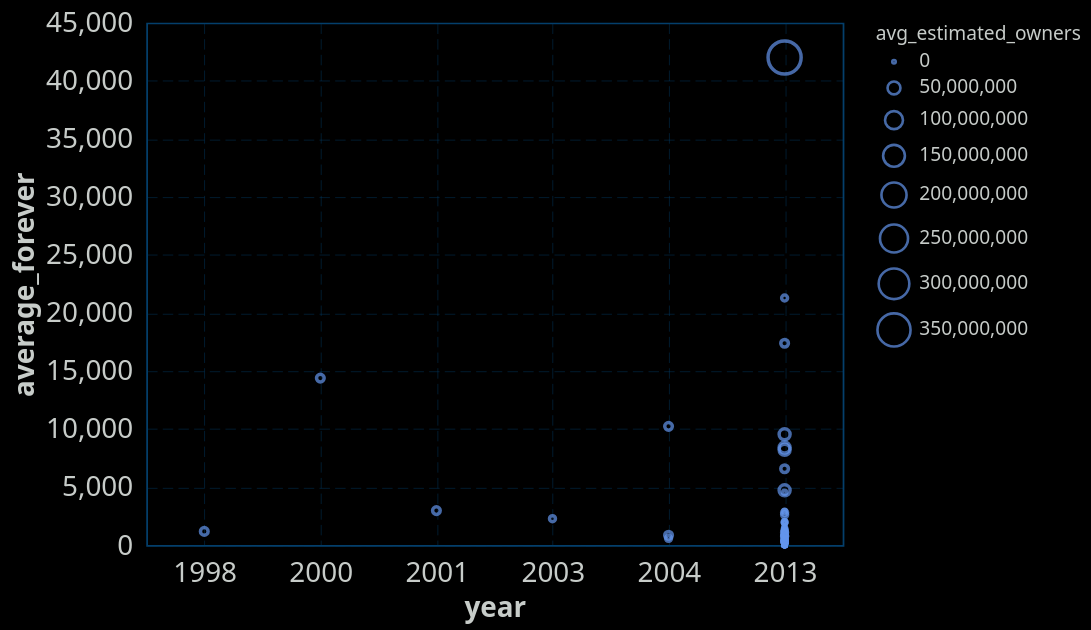

The specification (Vega-Lite) saved for this image:
### Vega-Lite specification from a JSON file in a GitHub repository (floating-point values rounded to 4 significant figures; data arrays with more than 128 entries replaced by an {"elided": "..."} marker saying what was removed)
{"config": {"view": {"continuousWidth": 400, "continuousHeight": 300, "stroke": "#043f6b", "strokeWidth": 1}, "background": "#000000", "mark": {"color": "#6495ED"}, "arc": {"fill": "#6495ED"}, "area": {"fill": "#6495ED", "line": true, "fillOpacity": 0.1}, "line": {"stroke": "#6495ED", "strokeWidth": 2}, "path": {"stroke": "#6495ED"}, "rect": {"fill": "#6495ED"}, "shape": {"stroke": "#6495ED"}, "symbol": {"fill": "#6495ED"}, "title": {"color": "#C7CCC9", "anchor": "start", "dy": -15, "fontSize": 16, "font": "IBM Plex Sans,system-ui,-apple-system,BlinkMacSystemFont,\".sfnstext-regular\",sans-serif", "fontWeight": 600}, "axisBand": {"grid": false}, "axis": {"labelColor": "#C7CCC9", "labelFontSize": 16, "labelFont": "IBM Plex Sans Condensed, system-ui, -apple-system, BlinkMacSystemFont, \".SFNSText-Regular\", sans-serif", "labelFontWeight": 400, "titleColor": "#C7CCC9", "titleFontWeight": 600, "titleFontSize": 16, "grid": true, "gridColor": "#043f6b", "labelAngle": 0, "domainColor": null, "tickColor": null, "labelPadding": 2, "tickSize": 6, "tickWidth": 0.5, "gridOpacity": 1, "gridZ": 1}, "axisX": {"gridDash": [6, 3], "gridWidth": 0.25, "gridColor": "#043f6b", "labelAngle": 0}, "axisY": {"gridDash": [6, 3], "gridWidth": 0.25, "gridColor": "#043f6b"}, "layer": {"grid": 1, "mark": 0}, "legend": {"labelFontSize": 11, "padding": 1, "symbolType": "square", "labelColor": "#C7CCC9", "titleColor": "#C7CCC9"}, "style": {"guide-label": {"font": "IBM Plex Sans,system-ui,-apple-system,BlinkMacSystemFont,\".sfnstext-regular\",sans-serif", "fill": "#C7CCC9", "fontWeight": 400}, "guide-title": {"font": "IBM Plex Sans,system-ui,-apple-system,BlinkMacSystemFont,\".sfnstext-regular\",sans-serif", "fill": "#C7CCC9", "fontWeight": 400}}, "range": {"category": ["#33a8c7ff", "#52e3e1ff", "#a0e426ff", "#fdf148ff", "#ffab00ff", "#f77976ff", "#f050aeff", "#d883ffff", "#9336fdff"]}}, "data": {"name": "data-ecd11a2391867464a52fa0f69efde201"}, "mark": {"type": "point"}, "encoding": {"size": {"field": "avg_estimated_owners", "legend": {"symbolType": "circle"}, "type": "quantitative"}, "tooltip": [{"field": "name", "type": "nominal"}, {"field": "average_forever", "type": "quantitative"}, {"field": "avg_estimated_owners", "type": "quantitative"}], "x": {"field": "year", "type": "ordinal"}, "y": {"field": "average_forever", "type": "quantitative"}}, "transform": [{"filter": {"field": "year", "oneOf": [1998, 2000, 2001, 2003, 2004, 2013]}}], "width": 400, "$schema": "https://vega.github.io/schema/vega-lite/v5.20.1.json", "datasets": {"data-ecd11a2391867464a52fa0f69efde201": {"elided": "4703 records"}}}
